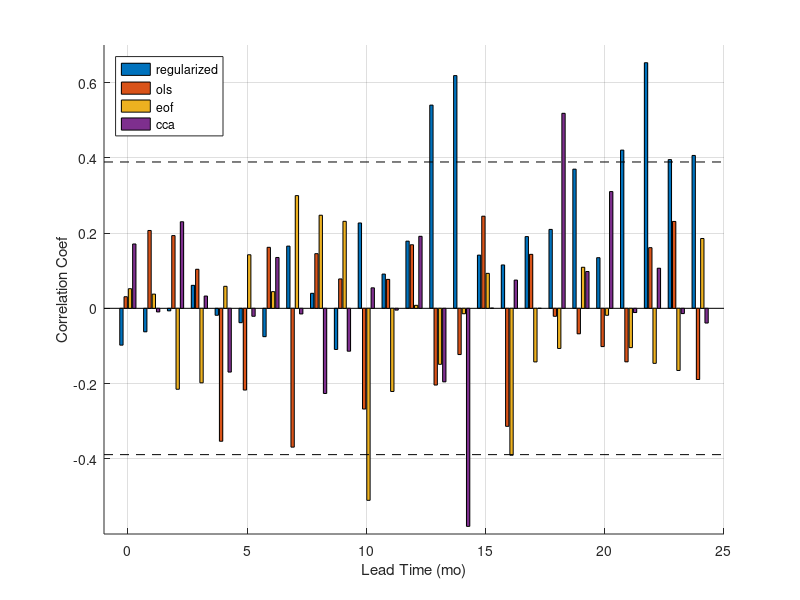

The MATLAB source for this figure:
clear;clc;close all 

load('cc_realamp.mat')

figure()
hold on
bar(0:24,[cc_lasso cc_ols cc_eof cc_cca])
plot([-1 25],[1 1]*0.389,'k--')
plot([-1 25],-1*[1 1]*0.389,'k--')
legend({'regularized','ols','eof','cca'},'location','northwest')
axis([-1 25 -0.6 0.7])
grid
ylabel('Correlation Coef')
xlabel('Lead Time (mo)')
